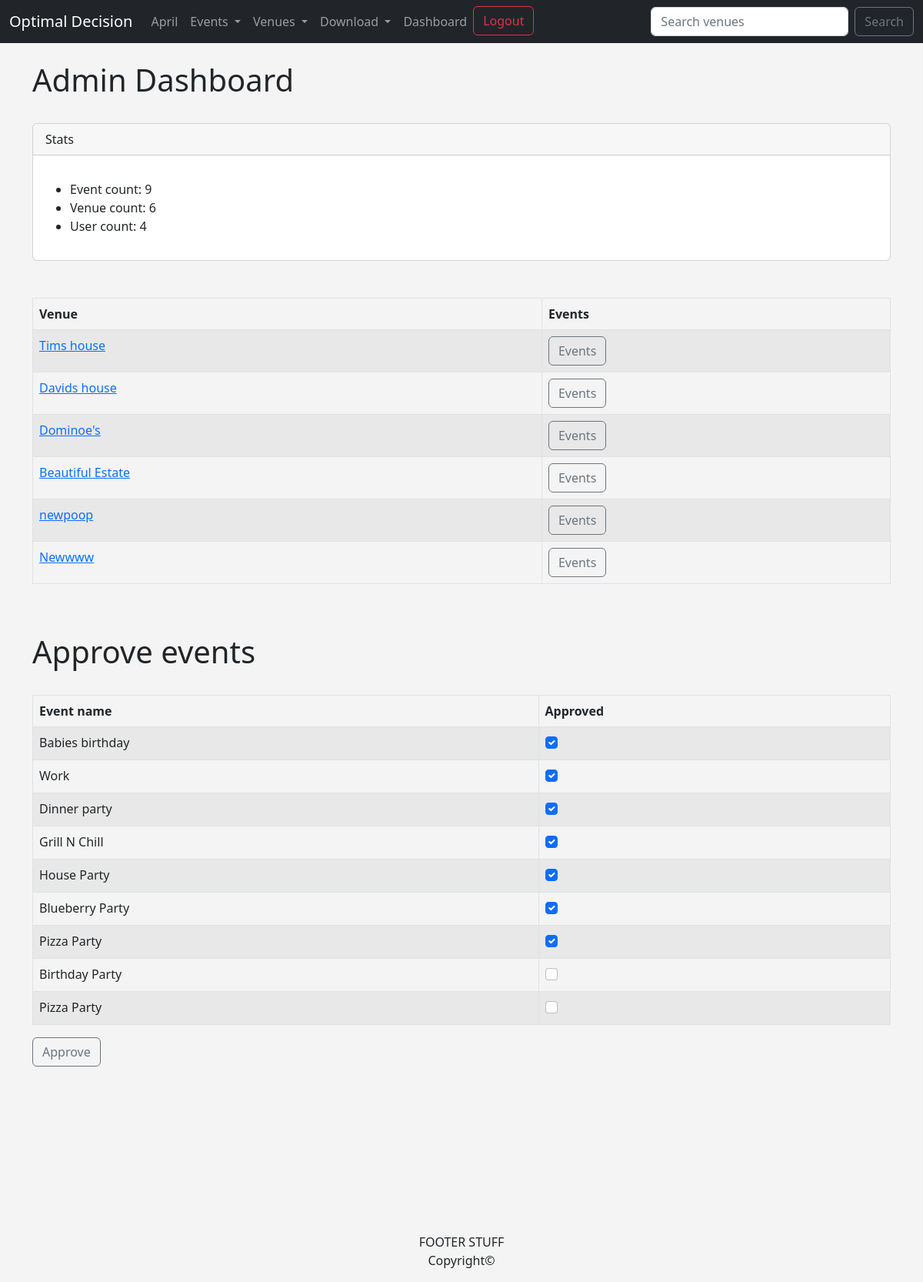
Page /approve_events (signed in) on the committed database.
### events/models.py (models this page shows, shortened)
class Venue(models.Model):
    name = models.CharField('Event Name', max_length=120)
    address = models.CharField('Address', max_length=300)
    zip_code = models.CharField('Zip Code', max_length=10)
    phone = models.CharField('Contact Phone', blank=True, max_length=25)
    web = models.URLField('Website Address', blank=True)
    email_address = models.EmailField('Email Address', blank=True)
    owner = models.IntegerField('Venue Owner', blank=False, default=1)
    venue_image = models.ImageField(blank=True, null=True, upload_to='images/')
    def __str__(self):
        return self.name

class Event(models.Model):
    name = models.CharField('Event Name', max_length=120)
    event_date = models.DateTimeField('Event Date')
    venue = models.ForeignKey(Venue, blank=True, null=True, on_delete=models.CASCADE)
    manager = models.ForeignKey(User, related_name='manager', blank=True, null=True, on_delete=models.SET_NULL)
    description = models.TextField(blank=True)
    attendees = models.ManyToManyField(User, related_name='attendee', blank=True)
    approved = models.BooleanField('Approved', default=False)
    def __str__(self):
        return self.name

### events/views.py (the view)
# urls.py: path('approve_events', views.approve_events, name='approve_events'),
def approve_events(request):
    events = Event.objects.all().order_by('-event_date')
    venues = Venue.objects.all()
    event_count = events.count()
    venue_count = Venue.objects.all().count()
    user_count = MyClubUser.objects.all().count()
    if request.user.is_superuser:
        if request.method == 'POST':
            id_list = request.POST.getlist('boxes')
            events.update(approved=False)
            for x in id_list:
                Event.objects.filter(pk=int(x)).update(approved=True)
            messages.success(request, 'Event approval updated successfully.')
            return redirect('approve_events')
        else:
            return render(request, 'events/event_approval.html', {'events': events, 'venues': venues, 'event_count': event_count, 'venue_count': venue_count, 'user_count': user_count})
    else:
        messages.success(request, 'You are not authorized to view this page')
        return redirect('home')

### events/templates/events/event_approval.html (shortened to what this page needs)
{% extends 'events/base.html' %}
{% block content %}
<h1>Admin Dashboard</h1></br>
<div class="card">
  <div class="card-header">Stats</div>
    <div class="card-body">
        <p class="card-text">
            <ul>
                <li>Event count: {{ event_count }} </li>
                <li>Venue count: {{ venue_count }} </li>
                <li>User count: {{ user_count }} </li>
            </ul>
        </p>
    </div>
</div></br></br>
<table class="table table-striped table-hover table-bordered">
  <thead>
    <tr>
      <th scope="col">Venue</th>
      <th scope="col">Events</th>
    </tr>
  </thead>
  <tbody>
      {% for venue in venues %}
      <tr>
          <td><a href='{% url "show_venue" venue.id %}'>{{ venue }}</a></td>
        <td>
            <a class='btn btn-outline-secondary' href='{% url "venue_events" venue.id %}'>Events</a>
        </td>
        {% endfor %}
      </tr>
  </tbody>
</table></br></br>
<h1>Approve events</h1></br>
<form method='POST'>
<table class="table table-striped table-hover table-bordered">
  <thead>
    <tr>
      <th scope="col">Event name</th>
      <th scope="col">Approved</th>
    </tr>
  </thead>
  <tbody>
      {% for event in events %}
      <tr>
        <td>{{ event }}</td>
        <td>
            {% if event.approved %}
            <div class='form-check'>
                <input class='form-check-input' type='checkbox' checked='checked' value='{{ event.id }}' name='boxes'>
            </div>
            {% else %}
            <div class='form-check'>
                <input class='form-check-input' type='checkbox' value='{{ event.id }}' name='boxes'>
            </div>
            {% endif %}
        </td>
        {% endfor %}
      </tr>
  </tbody>
</table>
<button class='btn btn-outline-secondary' type='submit'>Approve</button>
</form>
{% endblock content %}

### events/templates/events/base.html (style rules this page uses)
body { background: #f4f4f4; }

### rows in the picture
Venue: name "Tims house"
Venue: name "Davids house"
Venue: name "Dominoe's"
Venue: name "Beautiful Estate"
Venue: name "newpoop"
Venue: name "Newwww"
Event: name "Babies birthday"
Event: name "Work"
Event: name "Dinner party"
Event: name "Grill N Chill"
Event: name "House Party"
Event: name "Blueberry Party"
Event: name "Pizza Party"
Event: name "Birthday Party"
Event: name "Pizza Party"

### other values in the picture
{{ event_count }} "9"
{{ venue_count }} "6"
{{ user_count }} "4"
